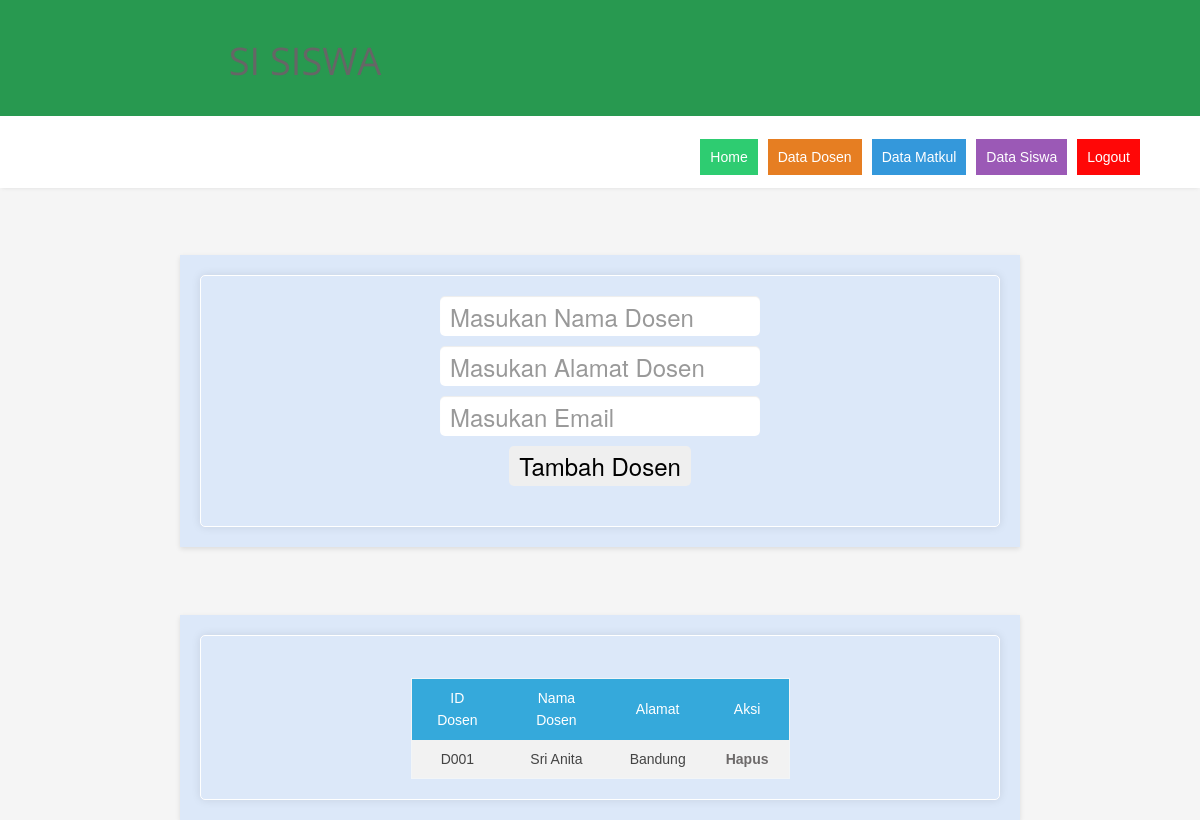
/Admin/guru/index.php (signed in), run on the app's committed database.
### tables this page shows
CREATE TABLE `dosen`  (
  `id_dosen` varchar(11) NOT NULL,
  `nama_dosen` varchar(50) NOT NULL,
  `alamat` text NOT NULL,
  PRIMARY KEY (`id_dosen`) USING BTREE,
  CONSTRAINT `dosen1` FOREIGN KEY (`id_dosen`) REFERENCES `users` (`username`) ON DELETE CASCADE ON UPDATE CASCADE
);

### Admin/guru/index.php (the view, shortened to what this page needs)
<?php
include '../config.php';
include_once('../layout/title.php');
include_once('../layout/header.php');
?>
    <head>
        <link rel="stylesheet" type="text/css" href="../../style.css">
</head>
<body>
    <br>
    <br>
    <br>
    <div class="box">
        <div class="calculator">
            <form method="post" action="proses.php">
                <input type="text" name="dosen" placeholder="Masukan Nama Dosen" required>
                <input type="text" name="alamat" placeholder="Masukan Alamat Dosen" required>
                <input type="text" name="email" placeholder="Masukan Email" required>
				<input type="submit" value="Tambah Dosen">
            </form>
        </div>
    </div>
    <br>
    <br>
    <br>
    <div class="box">
        <div class="calculator">
        <br>
        <table class="table1">
            <tr>
                <th>ID Dosen</th>
                <th>Nama Dosen</th>
                <th>Alamat</th>
                <th>Aksi</th>
            </tr>
            <?php
                $query = "SELECT * FROM dosen";
                if ($result = $mysqli->query($query)) {
                    while ($row = $result->fetch_assoc()) {
                        $field1name = $row["nama_dosen"];
                        $field2name = $row["alamat"];
                        $field3name = $row["id_dosen"];
                        echo '<tr>
                                <td>'.$field3name.'</td>
                                <td>'.$field1name.'</td>
                                <td>'.$field2name.'</td>
                                <td><a href="hapus.php?id='.$field3name.'">Hapus</a></td>
                             </tr>';
                    }
                }
            ?>
        </table>
        </div>
    </div>
</body>
</html>

### css/style.css (style rules this page uses)
body { font-family: 'Open Sans', sans-serif; font-size: 14px; font-weight: 400; line-height: 1.6em; color: #656565; }
a { color: #4b5056; }
.box { width: 100%; }
.box a { text-decoration: none; font-weight: 700; }

### style.css (style rules this page uses)
body { font-family: Arial, sans-serif; background-color: #f5f5f5; margin: 0; padding: 0; }
a { color: #6d6a6a; line-height: 1.5; }
.box { max-width: 800px; margin: 0 auto; padding: 20px; background-color: #dce8f9; box-shadow: 0 2px 5px rgba(0, 0, 0, 0.1); }
.calculator { max-width: 800px; margin: 0 auto; padding: 20px; border: 1px solid #ffffff; border-radius: 5px; background-color: #dce8f9; box-shadow: 0px 0px 10px rgba(0, 0, 0, 0.1); }
.calculator input[type="text"] { width: 300px; font-size: 24px; padding: 10px; margin-bottom: 10px; border: none; border-radius: 5px; display: block; margin-left: auto; margin-right: auto; }
input { width: 300px; font-size: 24px; padding: 10px; margin-bottom: 10px; border: none; border-radius: 5px; display: block; margin-left: auto; margin-right: auto; }
.table1 { font-family: sans-serif; color: #444; border-collapse: collapse; width: 50%; border: 1px solid #f2f5f7; }
.table1 tr th { background: #35A9DB; color: #fff; font-weight: normal; }
.table1, th, td { padding: 8px 20px; text-align: center; }
.table1 tr:nth-child(even) { background-color: #f2f2f2; }

### css/overwrite.css (style rules this page uses)
select, textarea, input[type="text"], input[type="password"], input[type="datetime"], input[type="datetime-local"], input[type="date"], input[type="month"], input[type="time"], input[type="week"], input[type="number"], input[type="email"], input[type="url"], input[type="search"], input[type="tel"], input[type="color"], .uneditable-input { font-size: 13px; }

### Admin/guru/index.php (style rules this page uses)
.table1 { font-family: sans-serif; color: #444; border-collapse: collapse; width: 50%; border: 1px solid #f2f5f7; margin-left: auto; margin-right: auto; }
.table1 tr th { background: #35A9DB; color: #fff; font-weight: normal; }
.table1, th, td { padding: 8px 20px; text-align: center; }
.table1 tr:nth-child(even) { background-color: #f2f2f2; }

### data on the page
dosen: id_dosen "D001", nama_dosen "Sri Anita", alamat "Bandung"
